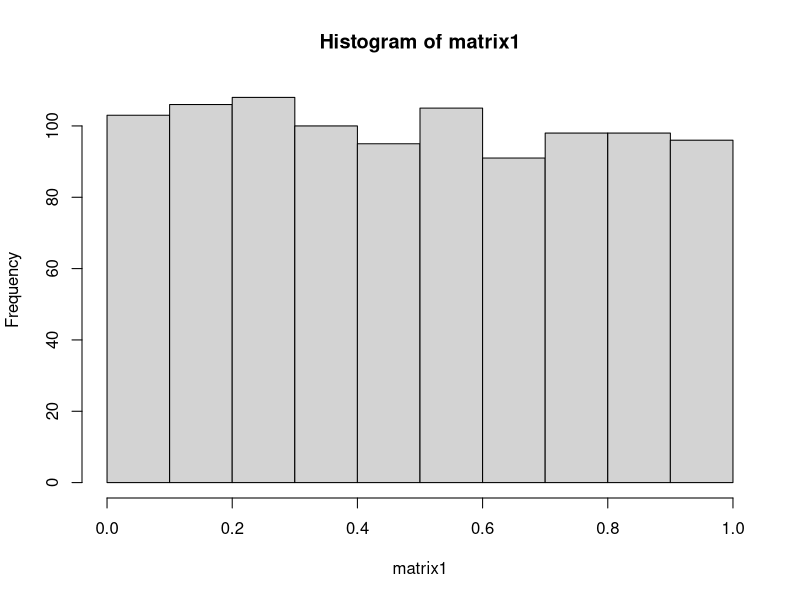

This chart was generated by the following R code:
# **********Question 1**********
    rainfall <- c(0.1,0.6,33.8,1.9,9.6,4.3,33.7,0.3,0.0,0.1)
    rainfall
    print("Mean of rainfall ")
    # ****part a****
    mean(rainfall)
    sd(rainfall)
    # ****part b****
    cumsum(rainfall)
    # ****part c****
    which.max(rainfall)
    # ****part d****
    subset(rainfall,rainfall>20)
    # ****part e****
    mean( subset(rainfall,rainfall>4))
    # ****part f****
    rainfall[rainfall ==0 | rainfall ==0.6]
    
    
    
# **********Question 2**********
    # ****part a****
    len <- c(2.1,3.4,2.5,2.7,2.9)
    len
    dia <- c(0.3,0.5,0.6,0.9,1.1)
    dia
    # ****part b****
    cor(len,dia)
    # ****part c****
    volume = len*pi*(dia/2)*(dia/2)
    volume
    # ****part d****
    mean(volume)
    sd(volume)
    cv <- sd(volume) / mean(volume) * (100)
    cv
    # ****part e****
    len <- c(2.1,3.4,2.5,2.7,2.9)
    dia <- c(0.3,0.5,0.6,0.9,1.1)
    radii <- dia/2
    vol <- pi * radii^2 * len
    vol_con <- vol*1000     #conversion of volume  from cubic centimetres to cubic millimetres
     mean(vol_con)
     sd(vol_con)
     
     
     
# **********Question 3**********    
     # ****part a****
     x <- c(1,2,5,9,11)
     y <- c(2,5,1,0,23)
     intersect(x,y)
     # ****part b****
     setdiff(x,y)
     setdiff(y,x)    
     # ****part c****
    vec <- union(x,y)
    print(vec ==c(x,y))

    
    
# **********Question 4**********         
     # ****part a****
    matrix <- matrix(runif(100), nrow = 10, ncol = 10)
    matrix
    rowMeans(matrix)
    sd(rowMeans(matrix))
    # ****part b****
    matrix1 <- matrix(runif(1000), nrow = 10, ncol = 100)
    matrix1
    colMeans(matrix1)
    hist(matrix1)
    
    
    
# **********Question 5********** 
    # ****part a****
    cereal <- read.csv('cereal.csv')
    getwd()
    cereal
    head(cereal)
    str(cereal)
    # ****part b****
    cereal$totalcarb <- cereal$carbo + cereal$sugars
    cereal$totalcarb
    # ****part c****
    hot <- sum(cereal$type == "hot")
    hot
    # ****part d****
    length(unique(cereal$manufacturer))
    # ****part e****
    cereal[cereal$manufacturer == "K"]
    # ****part f****
    cereal[cereal$calories < 80 & cereal$vitamins > 20]
    # ****part g****
    trunc <- subset(cereal, cereal$sugars >= 1, select = c(name, calories, vitamins))
    trunc 
    # ****part h****
    output <- "cereal_subset.csv"
    write.csv(trunc, file=output)
    # ****part i****
    names(cereal)[names(cereal) == "Manufacturer"] <- "Producer"